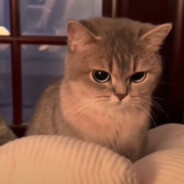
#> input picture dotart server/data/pics/1017.jpg, 184 x 184 px
$ python -i features.py   (imports and definitions only)
#> lines starting #> are read from the running program, lines starting #| are printed output that depends on the picture
#> further down, picture is the input picture: shape (184, 184, 3); mean B, G, R 71, 87.2, 127.2
import cv2
import numpy as np
from scipy.fftpack import dct


# Color Layout Desctiptor
def calc_cld(img: np.ndarray) -> np.ndarray:

    img = cv2.resize(img, (64, 64))
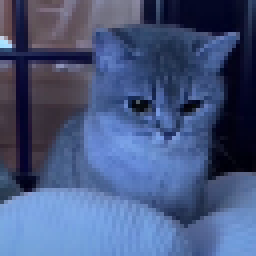
#> img: shape (64, 64, 3) (shown 4 times larger); mean of channels 0, 1, 2 127, 87.1, 70.8; drawn as B, G, R
    avg = np.zeros((8, 8, 3), dtype=float)
    for i in range(64):
        for j in range(64):
            avg[i // 8][j // 8] += img[i][j]
    avg = (avg // 64).astype(np.uint8)
    avg = cv2.resize(avg, (64, 64))
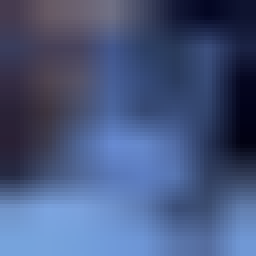
#> avg: shape (64, 64, 3) (shown 4 times larger); mean of channels 0, 1, 2 126.4, 86.5, 70.3; drawn as B, G, R

    avgYCbCr = cv2.cvtColor(avg, cv2.COLOR_BGR2YCrCb)
#> avgYCbCr: shape (64, 64, 3); mean of channels 0, 1, 2 86.2, 116.7, 150.7
    Y, Cb, Cr = cv2.split(avgYCbCr)
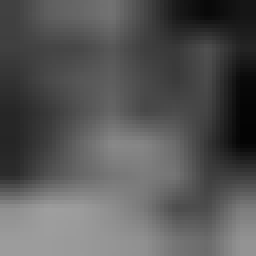
#> Y: shape (64, 64) (shown 4 times larger); min 4, max 158, mean 86.2
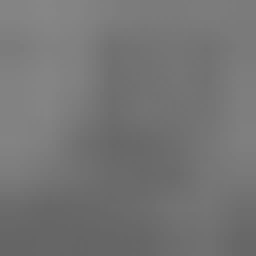
#> Cb: shape (64, 64) (shown 4 times larger); min 101, max 134, mean 116.7
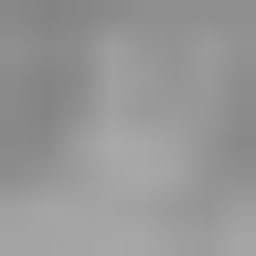
#> Cr: shape (64, 64) (shown 4 times larger); min 131, max 169, mean 150.7

    Y_dct = np.zeros(64, dtype=float)
    Cb_dct = np.zeros(64, dtype=float)
    Cr_dct = np.zeros(64, dtype=float)
    for i in range(0, 64, 8):
        for j in range(0, 64, 8):
            Y_block = Y[i:i + 8, j:j + 8]
            Y_dct[(i // 8) * 8 + (j // 8)] = dct(Y_block)[0][0]
            Cb_block = Cb[i:i + 8, j:j + 8]
            Cb_dct[(i // 8) * 8 + (j // 8)] = dct(Cb_block)[0][0]
            Cr_block = Cr[i:i + 8, j:j + 8]
            Cr_dct[(i // 8) * 8 + (j // 8)] = dct(Cr_block)[0][0]
#> after the loop, Cb_dct = 64 values, max 2132 at index 1, min 1636 at index 57, mean 1886.3; Cr_dct = 64 values, max 2664 at index 44, min 2110 at index 1, mean 2389.3; Y_dct = 64 values, max 2496 at index 57, min 176 at index 39, mean 1310.3

    cld = np.concatenate([Y_dct, Cb_dct, Cr_dct], axis=0)
#> cld = 192 values, max 2664 at index 172, min 176 at index 39, mean 1862

    return cld


# [35 lines left out: function calc_ehd, not called in this run]


def calc_mhd(img: np.ndarray) -> np.ndarray:
    img = cv2.resize(img, (8, 8))
    return img.flatten()


# [29 lines left out: functions tokenize_word, tokenize_word_with_alph, not called in this run]


def compute_mean(descriptors: np.ndarray) -> np.ndarray:
    mean = np.mean(descriptors, axis=0)
    return mean


def compute_std(descriptors: np.ndarray) -> np.ndarray:
    std = np.std(descriptors, axis=0)
    return std


def compute_min_val(descriptors: np.ndarray) -> np.ndarray:
    min_val = np.min(descriptors, axis=0)
    return min_val


def compute_max_val(descriptors: np.ndarray) -> np.ndarray:
    max_val = np.max(descriptors, axis=0)
    return max_val


def normalize_descriptors(descriptors: np.ndarray, mean: np.ndarray, std: np.ndarray) -> np.ndarray:
    normalized_descriptors = (descriptors - mean) / std
    return normalized_descriptors


def min_max_scaling_descriptors(descriptors: np.ndarray, min_val: np.ndarray, max_val: np.ndarray) -> np.ndarray:
    scaled_descriptors = (descriptors - min_val) / (max_val - min_val)
    return scaled_descriptors


# [5 lines left out: function weight_cld_descriptors, not called in this run]


def replace_zeros_with_value(arr: np.ndarray, value) -> np.ndarray:
    arr[arr == 0] = value
    return arr


# [7 lines left out: function normalize_vector, not called in this run]


def calc_image_descriptor(img):
    img = cv2.cvtColor(img, cv2.COLOR_BGR2RGB)
    # return np.concatenate([calc_cld(img), calc_ehd(img, 30)], axis=0)
    return np.concatenate([calc_cld(img)], axis=0)


# [7 lines left out: function calc_new_image_descriptor, not called in this run]

>>> import cv2
>>> picture = cv2.imread('../data/pics/1017.jpg')
>>> result = calc_image_descriptor(picture)
#> result has the same summary as cld in calc_cld

$ run again, on dotart server/data/pics/1070.jpg
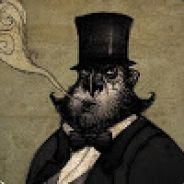
#> input picture dotart server/data/pics/1070.jpg, 184 x 184 px
#> picture is the input picture: shape (184, 184, 3); mean B, G, R 62.7, 82.5, 91.2
#> avgYCbCr: shape (64, 64, 3); mean of channels 0, 1, 2 76.9, 117.3, 135.8
#> in calc_cld, `Y, Cb, Cr = cv2.split(avgYCbCr)`:
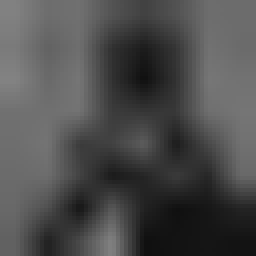
#> Y: shape (64, 64) (shown 4 times larger); min 16, max 130, mean 76.9
#> in calc_cld, `Y, Cb, Cr = cv2.split(avgYCbCr)`:
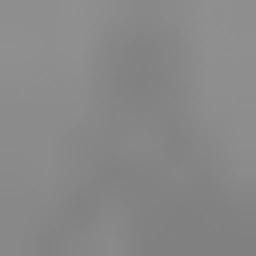
#> Cr: shape (64, 64) (shown 4 times larger); min 128, max 144, mean 135.8
#> after the loop in calc_cld, `for i in range(0, 64, 8):`: Cb_dct = 64 values, max 2038 at index 62, min 1720 at index 2, mean 1865.1; Cr_dct = 64 values, max 2288 at index 2, min 2050 at index 61, mean 2180.7; Y_dct = 64 values, max 2020 at index 0, min 302 at index 61, mean 1272.6
#> cld = 192 values, max 2288 at index 130, min 302 at index 61, mean 1772.8
#> result has the same summary as cld in calc_cld
